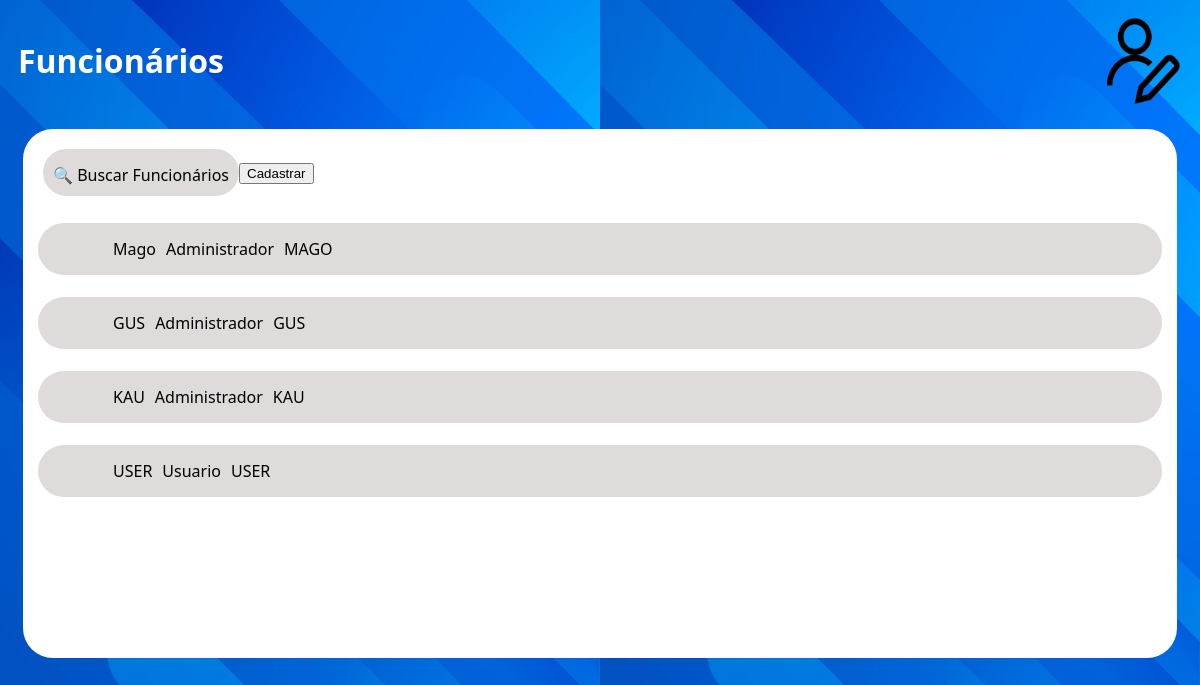
Page /private/funcionário.php (signed in) on the earlier database version.
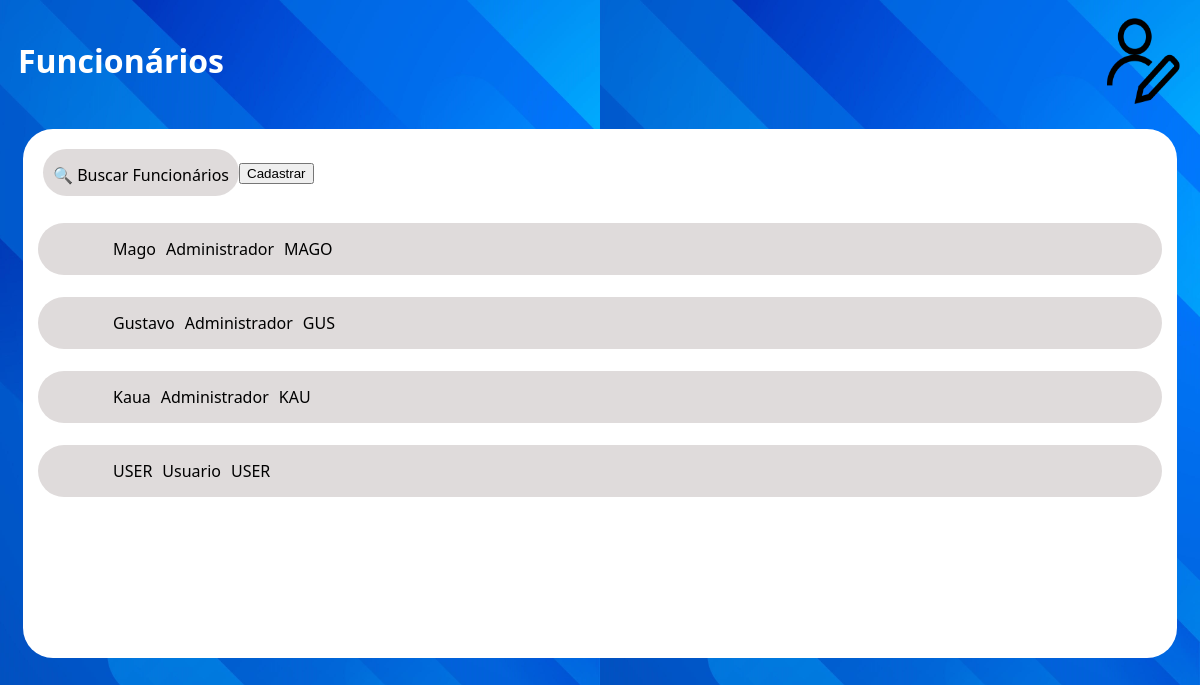
Same page on the later database version.
### tables this page shows
CREATE TABLE usuarios(
	id int auto_increment primary key,
    nome varchar(45) not null,
    data_nascimento varchar(45) not null,
    naturalidade varchar(45) not null,
    nacionalidade varchar(45) not null,
    estado_civil varchar(45) not null,
    tipo ENUM('Administrador','Usuario') not null,
    CPF char(11) not null unique,
    email varchar(45) not null unique,
    data_admissao varchar(45) not null,
    genero varchar(45) not null,
    codigo char(6) not null unique,
    senha varchar(45) not null
);

### private/funcionário.php (the view, shortened to what this page needs)
<?php
include '../config/db.php';
$sql = "SELECT * FROM usuarios";
$result = $conn->query($sql);
?>
<!DOCTYPE html>
<html lang="en">
<head>
  <link rel="stylesheet" href="../style/styles.css">
</head>
<body>
  <header class="header">
    <h1>Funcionários</h1>
    <img class="logoMenu" src="../assets/icons/funcionario.png" alt="Rotas">
  </header>
  <div class="branco-funcionario">
    <div class="flexFuncionario">
      <div class="cinza_funcionario">🔍 Buscar Funcionários</div>
      <a href="cadastro.php">
        <button id="minicinza" type="button">Cadastrar</button>
      </a>
    </div>
    <br>
    <div class="arrastar">
      <?php
      if ($result->num_rows > 0) {
        while ($row = $result->fetch_assoc()) {
          echo '
          <a href="readFuncionário.php?id=' . $row['id'] . '">
        <div class="cinza">
            <div class="flexFuncionario">
                <img class="imagesFuncionario" src="" . $imagem . "">
                <div class="espaco">' . $row['nome'] . '</div>
                <br>
                <div class="espaco">' . $row['tipo'] . '</div>
                <br>
                <div class="espaco">' . $row['codigo'] . '</div>
            </div>
        </div>
        </a>
        <br>
        ';
        }
      } else {
        echo "Nenhum registro encontrado.";
      }
      ?>
    </div>
</body>
</html>

Differences in the rows shown:
changed usuarios "GUS": nome "GUS" → "Gustavo"
changed usuarios "KAU": nome "KAU" → "Kaua"
